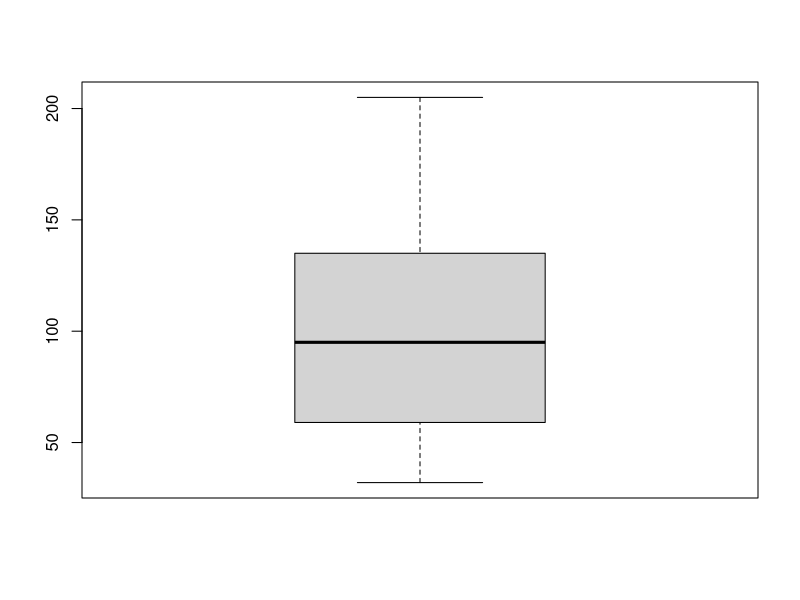
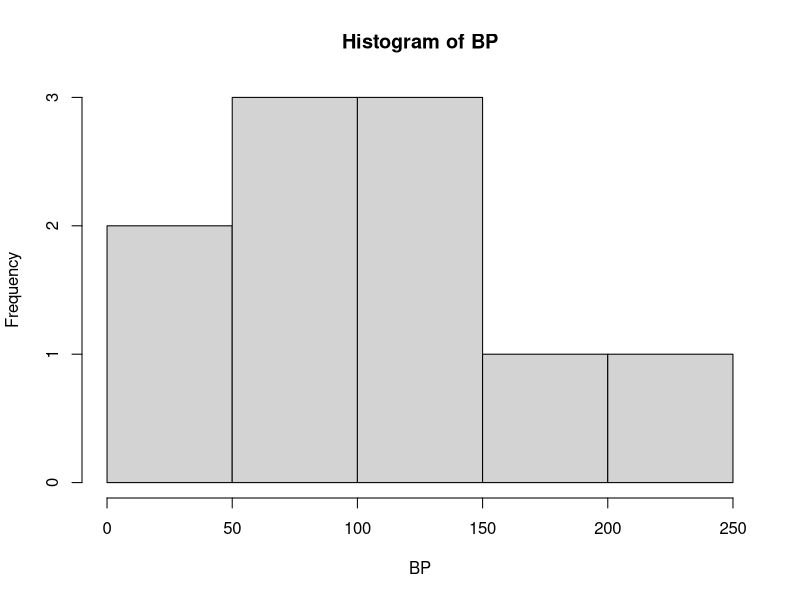

R code for these plots, in order:


Frequency <- c(0.6,0.3,0.4,0.4,0.2,0.6,0.3,0.4,0.9,0.2)
BP <- c(103,87,32,42,59,109,78,205,135,176)
First <- c(1,1,1,1,0,0,0,0,NA,1)
Second <- c(0,0,1,1,0,0,1,1,1,1)
FinalDecision <- c(0,1,0,1,0,1,0,1,1,1)

boxplot(BP)
hist(BP)

